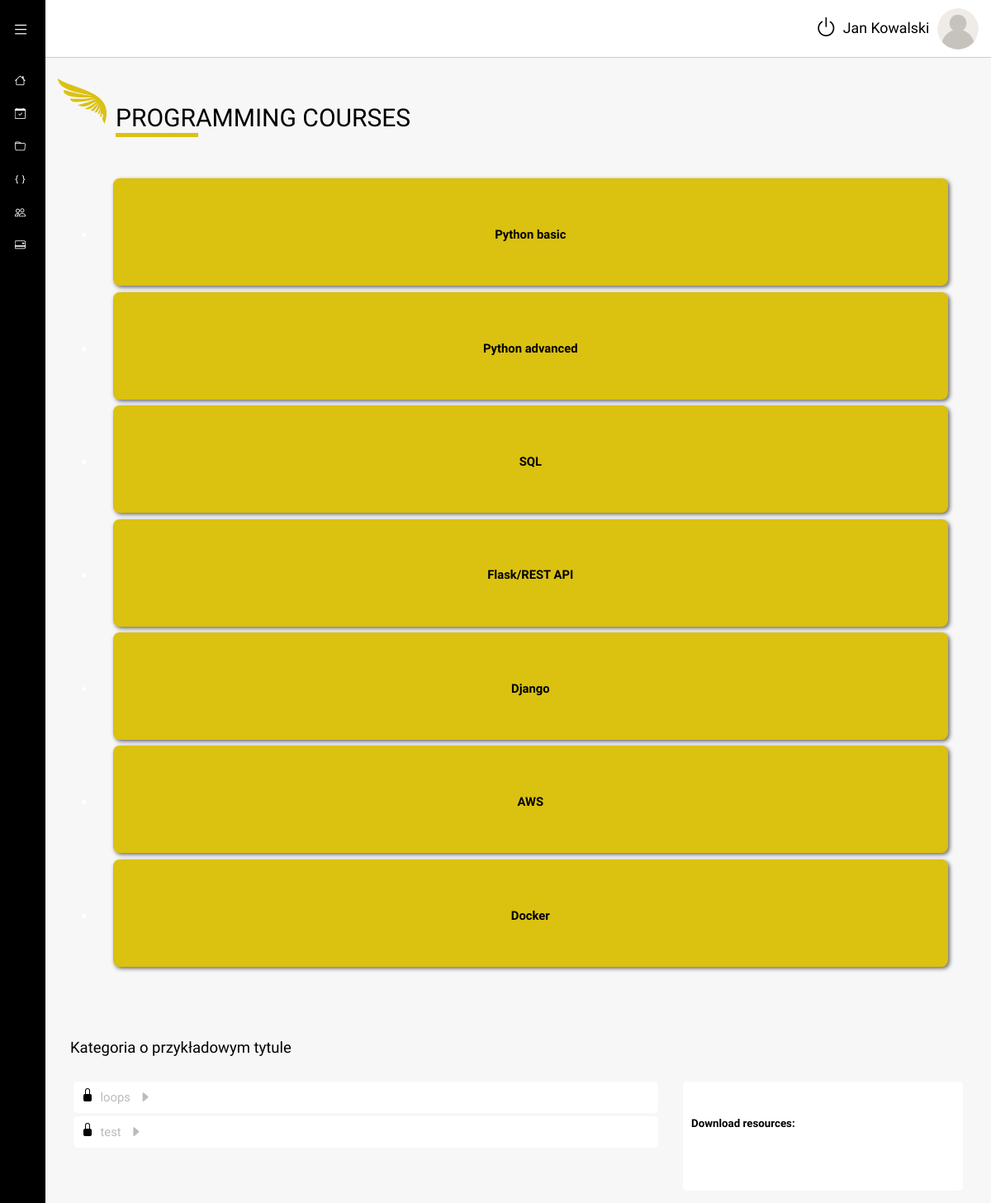
Screenshot of /files/python/python-basic/ (signed in) with the database file from the repository.
### CRM_core/models.py (models this page shows, shortened)
class Student(models.Model):
    user = models.OneToOneField(User, on_delete=models.CASCADE)
    mentor = models.ManyToManyField(Mentor)
    enrollmentDate = models.DateTimeField(auto_now_add=True, null=True, blank=True)
    path = models.ForeignKey(Path, on_delete=models.PROTECT)
    user_image = models.ImageField(upload_to='user_avatar', default='user.png', null=True, blank=True)
    no_month = models.IntegerField(default=1)

### Files_organizer/models.py (models this page shows, shortened)
class Subject(models.Model):
    name = models.CharField(max_length=50)
    slug = models.SlugField()
    programming_path = models.ForeignKey(ProgrammingPath, on_delete=models.PROTECT)

class Topic(models.Model):
    user = models.ManyToManyField(User)
    name = models.CharField(max_length=50)
    slug = models.SlugField()
    subject = models.ForeignKey(Subject, on_delete=models.PROTECT)
    description = models.TextField()

### Files_organizer/views.py (the view)
# urls.py: path("<slug:path>/<slug:subject>/", TopicView.as_view(), name="topic"),
class TopicView(LoginRequiredMixin, DetailView):
    model = Subject
    template_name = 'Files_organizer/topic-choice.html'
    slug_url_kwarg = 'subject'
    slug_field = 'slug'
    context_object_name = 'subject'
    def get_object(self, *args, **kwargs):
        path = get_object_or_404(ProgrammingPath, slug__iexact=self.kwargs['path'])
        return self.model.objects.filter(programming_path=path).filter(slug=self.kwargs['subject']).first()
    def get_context_data(self, **kwargs):
        context = super().get_context_data(**kwargs)
        subject = self.get_object()
        context['subjects'] = Subject.objects.filter(programming_path=subject.programming_path).all()
        context['topics'] = Topic.objects.filter(subject=subject).all()
        return context

### CRM_core/templatetags/auth_extras.py (called while the page is built)
@register.filter(name='has_group')
def has_group(user, group_name):
    return user.groups.filter(name=group_name).exists()

### Files_organizer/templates/Files_organizer/topic-choice.html (shortened to what this page needs)
{% extends "extends/layout.html" %}
{% load auth_extras %}
{% load static %}
{% block style %}
    {% include 'Files_organizer/includes/splide-css.html' %}
    <link rel="stylesheet" href="{% static 'Files_organizer/css/files-start.css' %}">
{% endblock style %}
{% block main_content %}
    <img class="icon-title" src="{% static 'img/icon-wing.svg' %}" alt="">
    <h2 class="page-title">Programming courses</h2>
    <hr>
    <div class="files-content">
        <div class="splide">
            <div class="splide__track">
                <ul class="splide__list">
                    {% for subject in subjects %}
                        <li class="splide__slide">
                            <a href="{% url "topic" subject.programming_path.slug subject.slug %}"
                               id="category-link">
                                <div class="card categories mx-4 my-2 text-center">
                                    <div class="card-body glass">
                                        <h5 class="category-name">{{ subject.name }}</h5>
                                    </div>
                                </div>
                            </a>
                        </li>
                    {% endfor %}
                </ul>
            </div>
        </div>
        <div class="row themes p-0">
            <h5 class="category-name py-2">Kategoria o przykładowym tytule</h5>
            <div class="col-sm-12 col-md-8 p-0">
                <div class="themes-box">
                    <ol class="themes-box-list">
                        {% for topic in topics %}
                            {% if request.user|has_group:"Mentor" %}
                                <div class="themes-box-list-item">
                                    <li>
                                        <a href="#" class="theme-name available"
                                           id="{{ topic.id }}">{{ topic.name }}
                                            <span class="theme-btn"><i class="bi bi-caret-right-fill"></i></span>
                                        </a>
                                    </li>
                                    <button type="button" class="share-btn" data-bs-toggle="modal"
                                             onclick="getAllUsersForOneTopic('{{ topic.id }}');return false;"
                                            data-bs-target="#Modal"><i class="bi bi-share"></i>
                                    </button>
                                </div>
                            {% else %}
                                <div class="themes-box-list-item">
                                    <li class="blocked">
                                        <a href="#" class="theme-name">{{ topic.name }}
                                            <span class="theme-btn"><i class="bi bi-caret-right-fill"></i></span>
                                        </a>
                                    </li>
                                </div>
                            {% endif %}
                        {% endfor %}
                    </ol>
                </div>
            </div>
            <div class="col-sm-12 col-md-4 p-0">
                <div class="themes-details">
                    <h5 class="theme-name" id="tittle"></h5>
                    <div class="files-container" id="container">
                        <p class="files-container-title">Download resources:</p>
                        <ul class="files-container-list" id="filesListContainer">
                            <li class="files-container-list-item" id="filesList">
                            </li>
                        </ul>
                    </div>
                </div>
            </div>
        </div>
    </div>
{% endblock main_content %}

### templates/extends/layout.html (shortened to what this page needs)
{% load static %}{% load auth_extras %}<!DOCTYPE html>
<html lang="en">
<head>
    {% include 'includes/head.html' %}
    <link rel="stylesheet" href="{% static 'css/style.css' %}">
    {% block style %}{% endblock %}
</head>
<body>
<div class="wrapper">
    <div class="sidebar">
        <div class="sidebar-header">
            <label for="menu-toggle" class="menu-toggle"><i class="bi bi-list"></i></label>
        </div>
        <div class="sidebar-menu">
            <ul>
                <li>
                    <a href="{% url 'index' %}">
                        <span><i class="bi bi-house" title="Home"></i></span>
                    </a>
                </li>
                <li>
                    <a href="{% url 'calendar' %}">
                        <span><i class="bi bi-calendar-check" title="Calendar"></i></span>
                    </a>
                </li>
                <li>
                    <a href="{% url 'programming_path' %}">
                        <span><i class="bi bi-folder" title="Documents"></i></span>
                    </a>
                </li>
                <li>
                    <a href="{% url 'exercises-list' %}">
                        <span><i class="bi bi-braces" title="Exercises"></i></span>
                    </a>
                </li>
                <li>
                    <a href="">
                        <span><i class="bi bi-people" title="Users"></i></span>
                    </a>
                </li>
                <li>
                    <a href="">
                        <span><i class="bi bi-credit-card-2-back" title="Payments"></i></span>
                    </a>
                </li>
            </ul>
        </div>
    </div>
    <div class="main-content">
        <header>
            <a class="log-out " title="log-out" href='{% url 'logout' %}'><i class="bi bi-power"></i></a>
            <p class="username m-0">
                {% if user.is_authenticated %}{{ user.first_name }} {{ user.last_name }}{% endif %}
            </p>
            <div class="avatar">
                <img id="user-avatar"
                        {% if request.user|has_group:"Mentor" %}
                     src="{{ user.mentor.user_image.url }}"
                        {% else %}
                     src="{{ user.student.user_image.url }}"
                        {% endif %}
                     alt="User avatar"
                     data-bs-toggle="collapse" data-bs-target="#collapseAvatarPopup"
                     aria-expanded="false"
                     aria-controls="collapseAvatarPopup">
            </div>
        </header>
        <main>
            {% block main_content %}{% endblock %}
        </main>
    </div>
</div>
</body>
</html>

### static/css/style.css (style rules this page uses)
* { box-sizing: border-box; padding: 0; margin: 0; }
html { font-size: 92.5%; scroll-behavior: smooth; }
body { font-family: "Spartan", sans-serif; color: #000; }
.wrapper { margin: 0 auto; max-width: 1600px; }
.sidebar { padding: 0.7rem 1rem 1rem; height: 100%; width: 55px; position: fixed; z-index: 100; color: #fff; background-color: #000; overflow-y: auto; transition: width 0.3s; overflow: hidden; }
.sidebar-header { display: flex; justify-content: space-between; align-items: center; height: 60px; overflow: hidden; }
.sidebar-header .bi-list { display: inline-block; font-size: 1.4rem; color: #fff; margin-bottom: 0.5rem; cursor: pointer; transition: color 0.3s; }
.sidebar-menu ul { list-style: none; padding: 0 0.2rem; }
.sidebar-menu ul li { margin-top: 1.2rem; }
.sidebar-menu ul li a { text-decoration: none; color: #fff; font-size: 0.9rem; transition: color 0.3s; display: block; height: 1.5rem; overflow: hidden; }
.main-content { position: relative; margin-left: 55px; transition: margin-left 0.3s; }
header { position: relative; top: 0; width: 100%; display: flex; justify-content: flex-end; align-items: center; padding: 0 1rem; height: 70px; background-color: #fff; border-bottom: 1px solid #ccc; z-index: 99; }
header .avatar { border-radius: 50%; overflow: hidden; margin-left: 10px; z-index: 100; }
header .avatar img { height: 50px; width: 50px; }
header .username { font-size: 1.2rem; }
header .log-out { padding: 0 7px; background: none; border: none; transition: transform 0.3s; }
header .log-out .bi-power { font-size: 1.8rem; color: #000; transition: color 0.3s; }
main { background-color: #f7f7f7; min-height: 92vh; padding: 1rem; }

### rows the page displays
Subject: name "Python basic"
Subject: name "Python advanced"
Subject: name "SQL"
Subject: name "Flask/REST API"
Subject: name "Django"
Subject: name "AWS"
Subject: name "Docker"
Topic: name "loops"
Topic: name "test"

### other values shown
{{ user.first_name }} "Jan"
{{ user.last_name }} "Kowalski"
